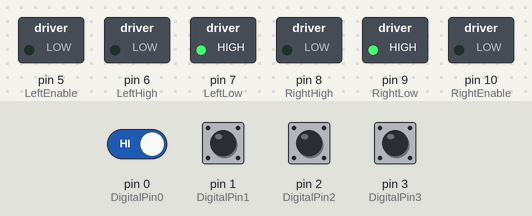
A sketch run on a simulated Arduino Mega 2560, built with avr-gcc and run on an emulated ATmega2560. On the bench: switched loads named in the sketch (green lamp = pin HIGH). The test bench sets the inputs (shaded band); at power-on: pin 0 (DigitalPin0), pin 1 (DigitalPin1), pin 2 (DigitalPin2), pin 3 (DigitalPin3) HIGH.

Above: at 1.2 s.
1.3 s: pin 3 (DigitalPin3) pulled LOW for 0.15 s
At 2.5 s:
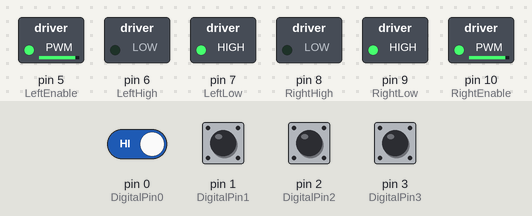
At 4.2 s:
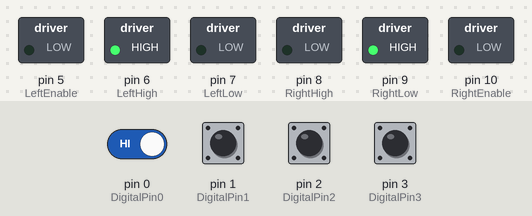
4.4 s: pin 0 (DigitalPin0) driven LOW and pin 3 (DigitalPin3) driven LOW
7.4 s: pin 1 (DigitalPin1) pulled LOW for 1 s
9.9 s: pin 2 (DigitalPin2) pulled LOW for 0.15 s
At 10.9 s:
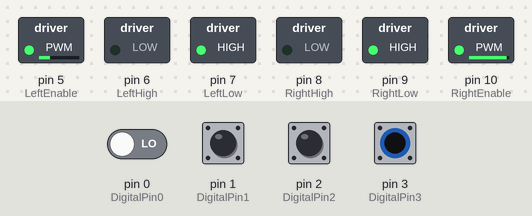
11.5 s: pin 0 (DigitalPin0) driven HIGH
At 13.9 s:
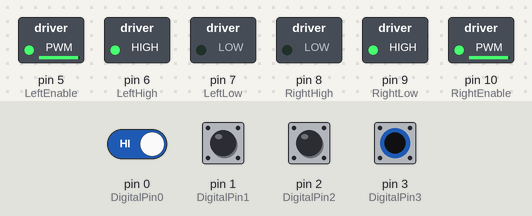
14.5 s: pin 0 (DigitalPin0) driven LOW
Timing chart, 0 to 18.5 s (numbered marks = the images above; inputs shaded):
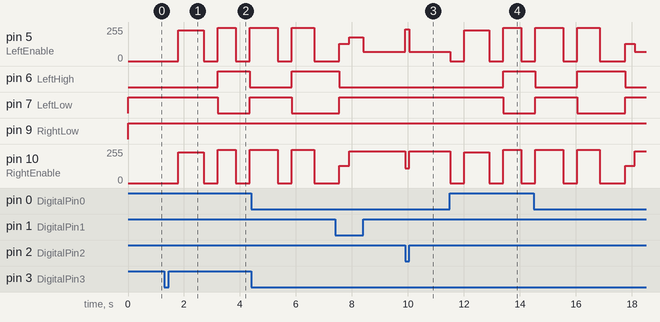

Measured:
- after the input at 1.3 s, pin 5 (LeftEnable), pin 10 (RightEnable): 0/255 → 230/255 after 0.50 s, → 0/255 0.90 s later, → 250/255 0.50 s later, → 0/255 0.65 s later, … (5 changes in this stretch); pin 6 (LeftHigh): LOW → HIGH after 1.9 s, → LOW 1.2 s later; pin 7 (LeftLow): HIGH → LOW after 1.9 s, → HIGH 1.2 s later
- after the input at 9.9 s, pin 5 (LeftEnable): 70/255 → 240/255 at once, → 70/255 0.15 s later; pin 10 (RightEnable): 240/255 → 112/255 at once, → 240/255 0.15 s later
- after the input at 11.5 s, pin 5 (LeftEnable): 70/255 → 0/255 at once, → 230/255 0.50 s later, → 0/255 0.90 s later, → 250/255 0.50 s later, … (5 changes in this stretch); pin 6 (LeftHigh): LOW → HIGH after 1.9 s

The sketch:

MotionCode.ino
```cpp
//
//  MotionCode.ino
//
//  Created by AmolChaudhry on 02/08/19.
//

//Right DC Motor
const int RightEnable = 10;
const int RightHigh = 8;
const int RightLow =9;

 //Left DC Motor
const int LeftEnable = 5;
const int LeftHigh = 6;
const int LeftLow =7;

const int DigitalPin0 = 0;       //Raspberry pin 21    LSB
const int DigitalPin1 = 1;       //Raspberry pin 22
const int DigitalPin2 = 2;       //Raspberry pin 23
const int DigitalPin3 = 3;       //Raspberry pin 24    MSB

int a, b, c, d, data;

void setup()
{
    pinMode(DigitalPin0, INPUT_PULLUP);
    pinMode(DigitalPin1, INPUT_PULLUP);
    pinMode(DigitalPin2, INPUT_PULLUP);
    pinMode(DigitalPin3, INPUT_PULLUP);

    pinMode(RightEnable, OUTPUT);
    pinMode(RightHigh, OUTPUT);
    pinMode(RightLow, OUTPUT);
    pinMode(LeftEnable, OUTPUT);
    pinMode(LeftHigh, OUTPUT);
    pinMode(LeftLow, OUTPUT);
}

void MoveForward()
{
    digitalWrite(RightHigh, LOW);
    digitalWrite(RightLow, HIGH);
    analogWrite(RightEnable, 255);

    digitalWrite(LeftHigh, LOW);
    digitalWrite(LeftLow, HIGH);
    analogWrite(LeftEnable, 255);
}


void MoveBackward()
{
    digitalWrite(RightHigh, HIGH);
    digitalWrite(RightLow, LOW);
    analogWrite(RightEnable,255);

    digitalWrite(LeftHigh, HIGH);
    digitalWrite(LeftLow, LOW);
    analogWrite(LeftEnable, 255);
}

void GetData()
{
    a = digitalRead(DigitalPin0);
    b = digitalRead(DigitalPin1);
    c = digitalRead(DigitalPin2);
    d = digitalRead(DigitalPin3);
    data = 8*d+4*c+2*b+a;
}

void StopCar()
{
    digitalWrite(RightHigh, LOW);
    digitalWrite(RightLow, HIGH);
    analogWrite(RightEnable, 0);

    digitalWrite(LeftHigh, LOW);
    digitalWrite(LeftLow, HIGH);
    analogWrite(LeftEnable, 0);
}

void LeftLevel3()
{
    digitalWrite(RightHigh, LOW);
    digitalWrite(RightLow, HIGH);
    analogWrite(RightEnable, 240);

    digitalWrite(LeftHigh, LOW);
    digitalWrite(LeftLow, HIGH);
    analogWrite(LeftEnable, 70);
}

void LeftLevel2()
{
    digitalWrite(RightHigh, LOW);
    digitalWrite(RightLow, HIGH);
    analogWrite(RightEnable, 240);

    digitalWrite(LeftHigh, LOW);
    digitalWrite(LeftLow, HIGH);
    analogWrite(LeftEnable, 110);
}

void LeftLevel1()
{
    digitalWrite(RightHigh, LOW);
    digitalWrite(RightLow, HIGH);
    analogWrite(RightEnable, 240);

    digitalWrite(LeftHigh, LOW);
    digitalWrite(LeftLow, HIGH);
    analogWrite(LeftEnable, 180);
}

void RightLevel3()
{
    digitalWrite(RightHigh, LOW);
    digitalWrite(RightLow, HIGH);
    analogWrite(RightEnable,63);

    digitalWrite(LeftHigh, LOW);
    digitalWrite(LeftLow, HIGH);
    analogWrite(LeftEnable,240);
}

void RightLevel2()
{

    digitalWrite(RightHigh, LOW);
    digitalWrite(RightLow, HIGH);
    analogWrite(RightEnable,112);

    digitalWrite(LeftHigh, LOW);
    digitalWrite(LeftLow, HIGH);
    analogWrite(LeftEnable,240);
}

void RightLevel1()
{
    digitalWrite(RightHigh, LOW);
    digitalWrite(RightLow, HIGH);
    analogWrite(RightEnable,168);

    digitalWrite(LeftHigh, LOW);
    digitalWrite(LeftLow, HIGH);
    analogWrite(LeftEnable,240);
}

void LaneEndUTurn()
{
    analogWrite(LeftEnable, 0);
    analogWrite(RightEnable, 0);
    delay(500);

    analogWrite(LeftEnable, 230);
    analogWrite(RightEnable, 230);
    delay(900);

    analogWrite(LeftEnable, 0);
    analogWrite(RightEnable, 0);
    delay(500);

    digitalWrite(LeftHigh, HIGH);
    digitalWrite(LeftLow, LOW);
    digitalWrite(RightHigh, LOW);
    digitalWrite(RightLow, HIGH);
    analogWrite(LeftEnable, 250);
    analogWrite(RightEnable, 250);
    delay(650);

    analogWrite(LeftEnable, 0);
    analogWrite(RightEnable, 0);
    delay(500);

    digitalWrite(LeftHigh, LOW);
    digitalWrite(LeftLow, HIGH);
    digitalWrite(RightHigh, LOW);
    digitalWrite(RightLow, HIGH);
    analogWrite(LeftEnable, 250);
    analogWrite(RightEnable, 250);
    delay(1000);

    analogWrite(LeftEnable, 0);
    analogWrite(RightEnable, 0);
    delay(500);

    digitalWrite(LeftHigh, HIGH);
    digitalWrite(LeftLow, LOW);
    digitalWrite(RightHigh, LOW);
    digitalWrite(RightLow, HIGH);
    analogWrite(LeftEnable, 250);
    analogWrite(RightEnable, 250);
    delay(800);

    analogWrite(LeftEnable, 0);
    analogWrite(RightEnable, 0);
    delay(900);

    digitalWrite(LeftHigh, LOW);
    digitalWrite(LeftLow, HIGH);
    digitalWrite(RightHigh, LOW);
    digitalWrite(LeftLow, HIGH);
    analogWrite(LeftEnable, 130);
    analogWrite(RightEnable, 130);
    delay(350);
}


void loop()
{
    GetData();

    if(data==0){
        MoveForward();
    }
    else if(data==1){
       RightLevel1();
    }
    else if(data==2){
       RightLevel2();
    }
    else if(data==3){
       RightLevel3();
    }
    else if(data==4){
       LeftLevel1();
    }
    else if(data==5){
       LeftLevel2();
    }
    else if(data==6){
       LeftLevel3();
    }
    else if (data==7){
       LaneEndUTurn();
    }
    else if (data>7){
       StopCar();
    }
}
```
